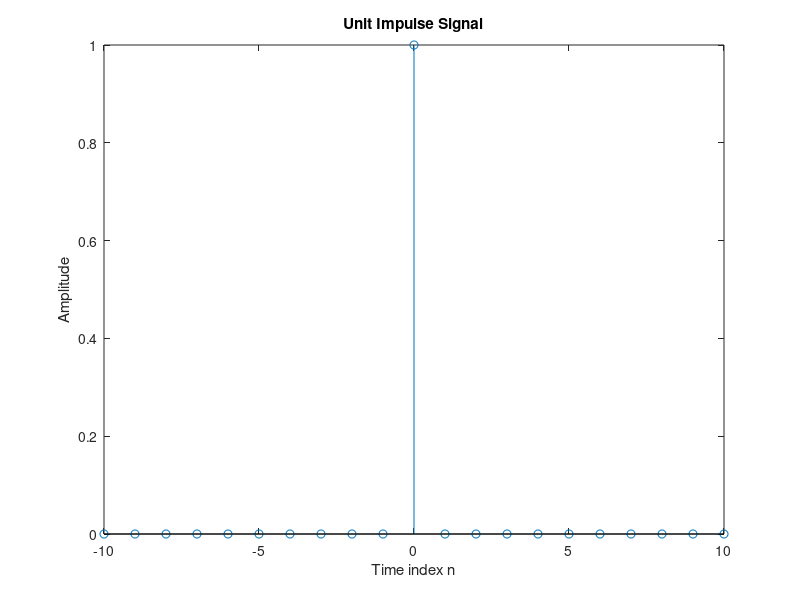
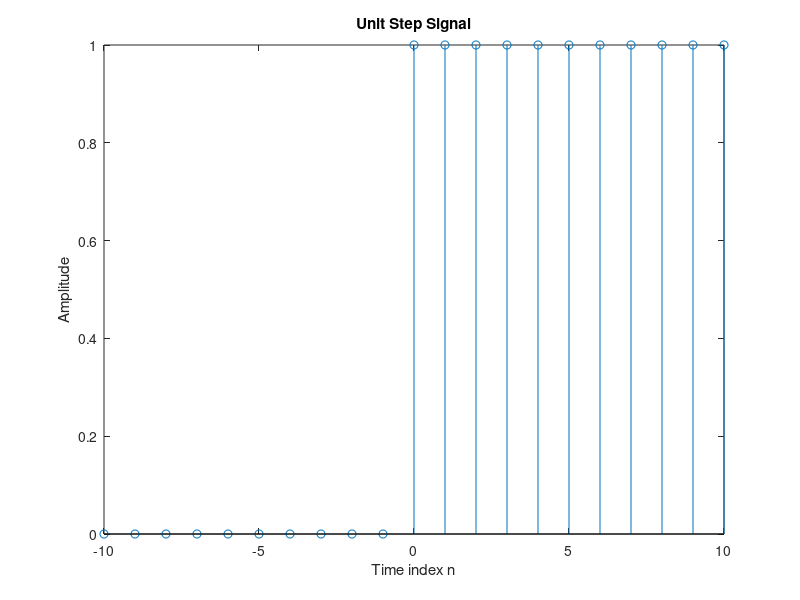
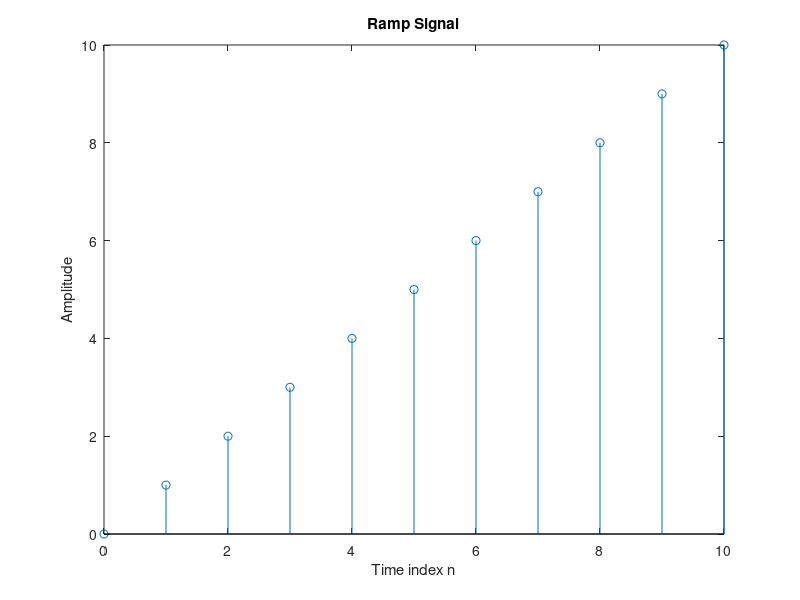
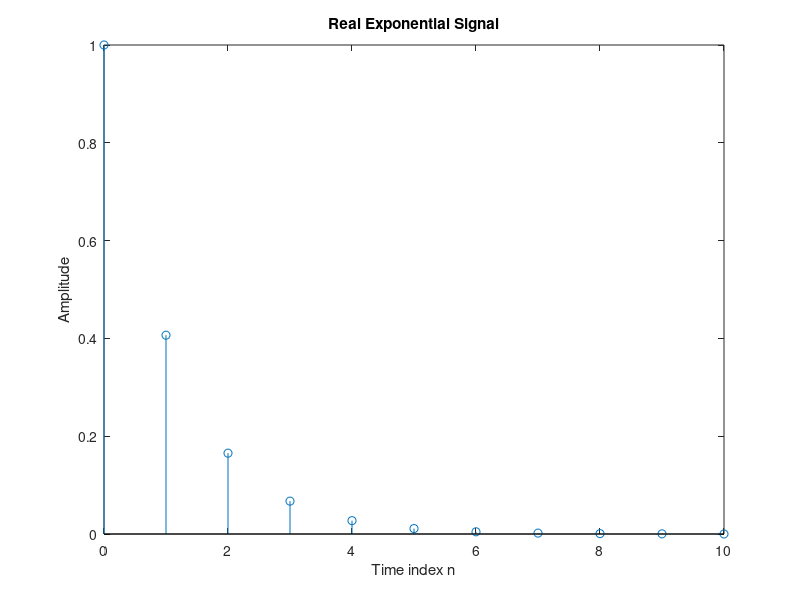

Recreate these plots in MATLAB, in order.
n = -10:10;

%a) Impulse signal
figure()
delta = [zeros(1,10) 1 zeros(1,10)];
stem(n,delta);
xlabel('Time index n');
ylabel('Amplitude');
title('Unit Impulse Signal');


%b) Step signal
figure()
delta = [zeros(1,10) ones(1,11)];
stem(n,delta);
xlabel('Time index n');
ylabel('Amplitude');
title('Unit Step Signal');

%c) Ramp signal
n=0:10;
ramp=n;
figure()
stem(n,ramp)
xlabel('Time index n');
ylabel('Amplitude');
title('Ramp Signal');

%d) Real exponential signal
a=0.9;
e=exp(-a.*n);
figure()
stem(n,e)
xlabel('Time index n');
ylabel('Amplitude');
title('Real Exponential Signal');

%e) Shifted impulse
n=-10:10;
n1 = (n(1)+11):(n(numel(n))+11)
u = [zeros(1,10) 1 zeros(1,10)];
figure()
stem(n1,u);
xlabel('Time index n');
ylabel('Amplitude');
title('Shifted impulse');

%f) Advanced impulse
n2 = (n(1)-7):(n(numel(n))-7)
u = [zeros(1,10) ones(1,11)];
figure()
stem(n2,u)
xlabel('Time index n');
ylabel('Amplitude');
title('Advanced step signal');
